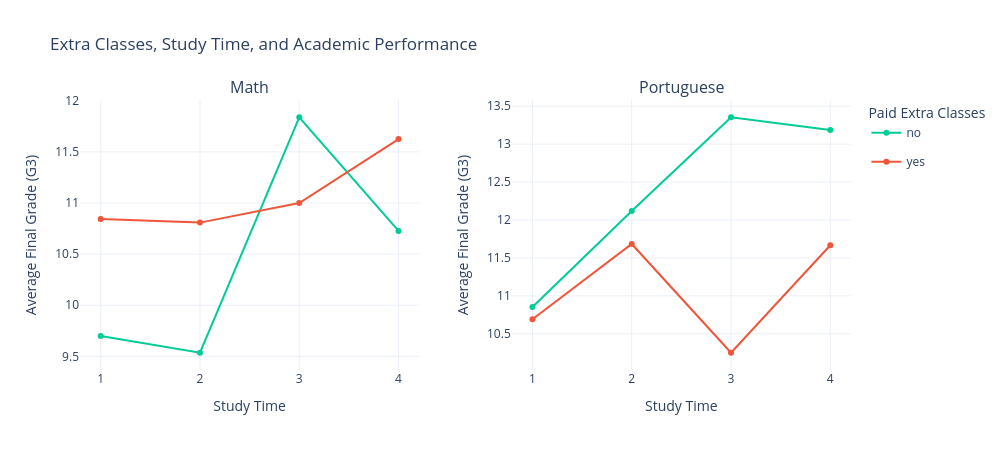

This figure's notebook cell:
### Code cell
import pandas as pd
import plotly.graph_objects as go
from plotly.subplots import make_subplots

# Load Dataset 3
df3_mat = pd.read_csv("student-mat.csv", sep=None, engine="python")
df3_por = pd.read_csv("student-por.csv", sep=None, engine="python")

# Combine Math + Portuguese
df3_mat["Subject"] = "Math"
df3_por["Subject"] = "Portuguese"
df3 = pd.concat([df3_mat, df3_por], ignore_index=True)

# Group by subject, studytime, and paid extra classes
summary = (
    df3.groupby(["Subject", "studytime", "paid"], observed=False)["G3"]
    .mean()
    .reset_index()
)

# Fixed colors for paid status
color_map = {
    "no": "#00CC96",
    "yes": "#EF553B"
}

# Create subplot: Math + Portuguese
fig = make_subplots(
    rows=1,
    cols=2,
    subplot_titles=["Math", "Portuguese"],
    horizontal_spacing=0.12
)

for col, subject in enumerate(["Math", "Portuguese"], start=1):
    temp_subject = summary[summary["Subject"] == subject]
    
    for paid_status in ["no", "yes"]:
        temp = temp_subject[temp_subject["paid"] == paid_status]
        
        fig.add_trace(
            go.Scatter(
                x=temp["studytime"],
                y=temp["G3"],
                mode="lines+markers",
                name=paid_status,
                legendgroup=paid_status,
                showlegend=True if col == 1 else False,
                line=dict(color=color_map[paid_status]),
                marker=dict(color=color_map[paid_status])
            ),
            row=1,
            col=col
        )

fig.update_layout(
    title_text="Extra Classes, Study Time, and Academic Performance",
    height=450,
    width=1000,
    template="plotly_white",
    legend_title_text="Paid Extra Classes"
)

fig.update_xaxes(
    title_text="Study Time",
    tickmode="array",
    tickvals=[1, 2, 3, 4]
)

fig.update_yaxes(title_text="Average Final Grade (G3)")

fig.show()

### Figure 1 — Plotly figure (JSON) as saved in the notebook; plotly's stock layout.template omitted (floating-point values rounded to 4 significant figures)
{"data": [{"legendgroup": "no", "line": {"color": "#00CC96"}, "marker": {"color": "#00CC96"}, "mode": "lines+markers", "name": "no", "showlegend": true, "type": "scatter", "x": [1, 2, 3, 4], "xaxis": "x", "y": [9.699, 9.535, 11.84, 10.73], "yaxis": "y"}, {"legendgroup": "yes", "line": {"color": "#EF553B"}, "marker": {"color": "#EF553B"}, "mode": "lines+markers", "name": "yes", "showlegend": true, "type": "scatter", "x": [1, 2, 3, 4], "xaxis": "x", "y": [10.84, 10.81, 11.0, 11.62], "yaxis": "y"}, {"legendgroup": "no", "line": {"color": "#00CC96"}, "marker": {"color": "#00CC96"}, "mode": "lines+markers", "name": "no", "showlegend": false, "type": "scatter", "x": [1, 2, 3, 4], "xaxis": "x2", "y": [10.85, 12.12, 13.35, 13.19], "yaxis": "y2"}, {"legendgroup": "yes", "line": {"color": "#EF553B"}, "marker": {"color": "#EF553B"}, "mode": "lines+markers", "name": "yes", "showlegend": false, "type": "scatter", "x": [1, 2, 3, 4], "xaxis": "x2", "y": [10.69, 11.68, 10.25, 11.67], "yaxis": "y2"}], "layout": {"annotations": [{"font": {"size": 16}, "showarrow": false, "text": "Math", "x": 0.22, "xanchor": "center", "xref": "paper", "y": 1, "yanchor": "bottom", "yref": "paper"}, {"font": {"size": 16}, "showarrow": false, "text": "Portuguese", "x": 0.78, "xanchor": "center", "xref": "paper", "y": 1, "yanchor": "bottom", "yref": "paper"}], "height": 450, "legend": {"title": {"text": "Paid Extra Classes"}}, "title": {"text": "Extra Classes, Study Time, and Academic Performance"}, "width": 1000, "xaxis": {"anchor": "y", "domain": [0, 0.44], "tickmode": "array", "tickvals": [1, 2, 3, 4], "title": {"text": "Study Time"}}, "xaxis2": {"anchor": "y2", "domain": [0.56, 1], "tickmode": "array", "tickvals": [1, 2, 3, 4], "title": {"text": "Study Time"}}, "yaxis": {"anchor": "x", "domain": [0, 1], "title": {"text": "Average Final Grade (G3)"}}, "yaxis2": {"anchor": "x2", "domain": [0, 1], "title": {"text": "Average Final Grade (G3)"}}}}
